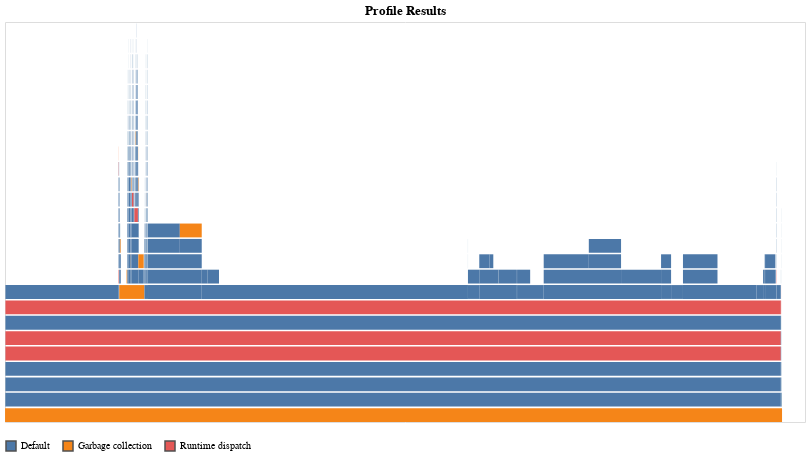

The code cell stored with this chart in its notebook:
### Code cell
@profile main("/home/debr/codejams/julia/work/2017/WF/D.in")
Profile.clear()
@profile main("/home/debr/codejams/julia/work/2017/WF/D.in4")
ProfileVega.view()

### Figure 1 — Vega-Lite specification as saved in the notebook (floating-point values rounded to 4 significant figures; data arrays with more than 128 entries replaced by an {"elided": "..."} marker saying what was removed)
{"data": {"values": {"elided": "592 records"}}, "encoding": {"color": {"field": "status", "legend": {"orient": "bottom", "title": null}, "type": "nominal"}, "fillOpacity": {"condition": [{"selection": "highlight", "value": 0.6}, {"selection": "select", "value": 0.5}], "value": 1}, "strokeWidth": {"condition": [{"selection": "highlight", "value": 0.5}, {"selection": "select", "value": 0.5}], "value": 0}, "tooltip": {"field": "sf", "type": "nominal"}, "x": {"axis": null, "field": "x1", "type": "quantitative"}, "x2": {"field": "x2", "type": "quantitative"}, "y": {"axis": null, "field": "level", "type": "quantitative"}, "y2": {"field": "level2", "type": "quantitative"}}, "height": 400, "mark": {"stroke": "#505050", "type": "rect"}, "selection": {"grid": {"bind": "scales", "type": "interval"}, "highlight": {"empty": "none", "on": "mouseover", "type": "single"}, "select": {"empty": "none", "type": "multi"}}, "title": "Profile Results", "transform": [{"as": "level2", "calculate": "datum.level+0.9"}], "width": 800}
